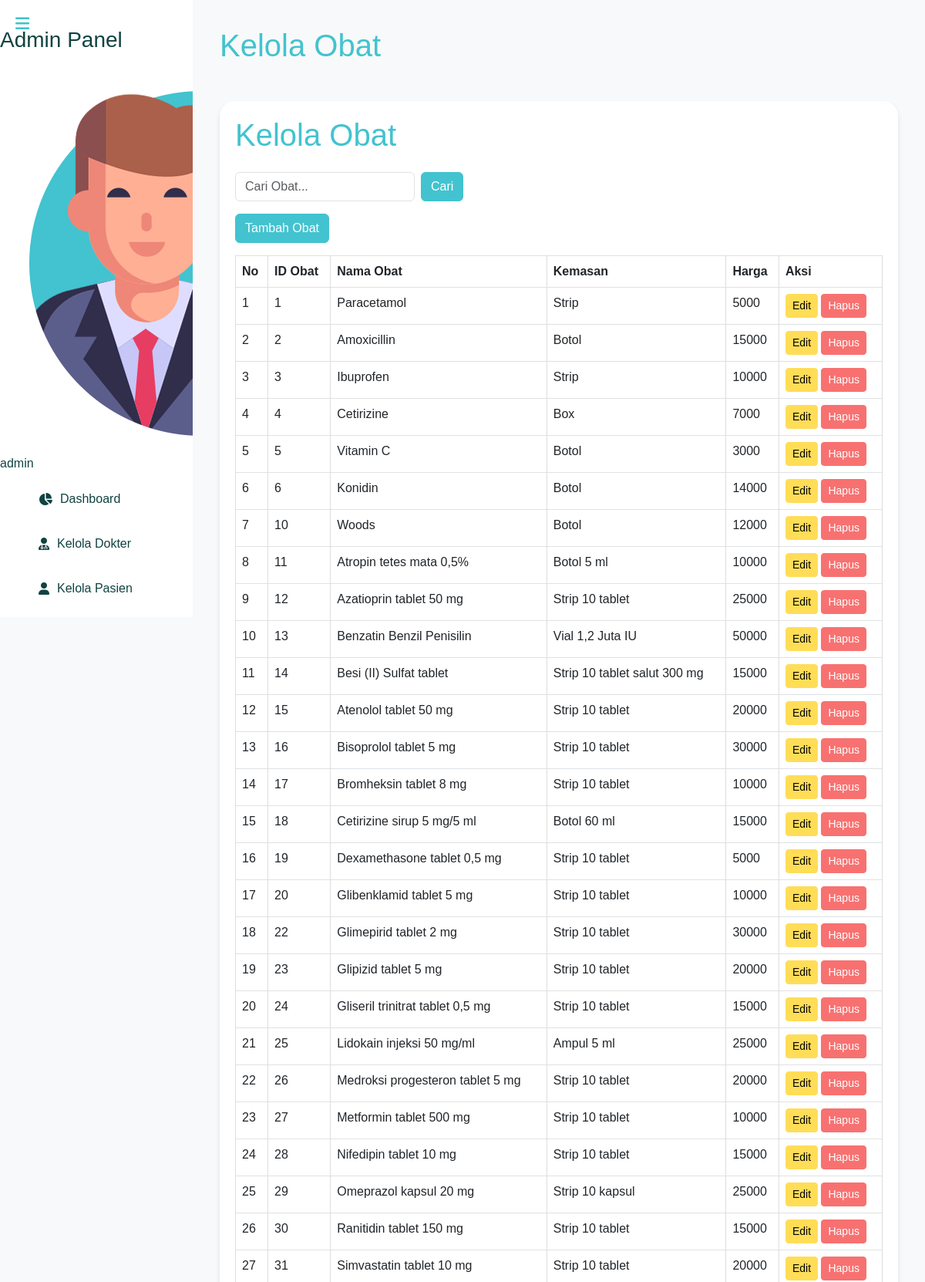
/admin/kelola_obat_lawas.php (signed in, upper part), run on the app's committed database.
### tables this page shows
CREATE TABLE `obat` (
  `id` int(11) NOT NULL,
  `nama_obat` varchar(50) NOT NULL,
  `kemasan` varchar(50) DEFAULT NULL,
  `harga` int(10) UNSIGNED DEFAULT 0
);

### admin/kelola_obat_lawas.php (the view, shortened to what this page needs)
<?php
include '../includes/db.php';
$search = isset($_GET['search']) ? $_GET['search'] : '';
$obatList = $conn->query("SELECT * FROM obat WHERE nama_obat LIKE '%$search%'");
$adminName = $_SESSION['username'];
?>
<!DOCTYPE html>
<html lang="en">
<head>
    <link href="https://cdn.jsdelivr.net/npm/bootstrap@5.3.0-alpha1/dist/css/bootstrap.min.css" rel="stylesheet">
    <link rel="stylesheet" href="https://cdnjs.cloudflare.com/ajax/libs/font-awesome/6.0.0/css/all.min.css">
    <link rel="stylesheet" href="../assets/css/admin/styles.css">
</head>
<body>
    <div class="sidebar" id="sidebar">
        <h3>Admin Panel</h3>
        <div class="profile">
        <img src="../assets/images/admin.png" alt="Avatar">
            <span><?= htmlspecialchars($adminName) ?></span>
        </div>
        <a href="dashboard.php"><i class="fas fa-chart-pie"></i> Dashboard</a>
        <a href="kelola_dokter.php"><i class="fas fa-user-md"></i> Kelola Dokter</a>
        <a href="kelola_pasien.php"><i class="fas fa-user"></i> Kelola Pasien</a>
        <a href="kelola_poli.php"><i class="fas fa-clinic-medical"></i> Kelola Poli</a>
    </div>
    <div class="content" id="content">
        <div class="header">
            <button class="toggle-btn" id="toggleSidebar">
                <i class="fas fa-bars"></i>
            </button>
            <h1>Kelola Obat</h1>
        </div>
                        <div class="container mt-5">
                    <h1 class="mb-4">Kelola Obat</h1>
                    <div class="d-flex justify-content-between align-items-center mb-3">
                        <form method="GET" class="d-flex">
                            <input type="text" name="search" class="form-control me-2" placeholder="Cari Obat..." value="<?= htmlspecialchars($search) ?>">
                            <button type="submit" class="btn btn-primary">Cari</button>
                        </form>
                    </div>
                    <button class="btn btn-primary mb-3" data-bs-toggle="modal" data-bs-target="#addObatModal">Tambah Obat</button>
                    <table class="table table-bordered">
                        <thead>
                            <tr>
                                <th>No</th>
                                <th>ID Obat</th>
                                <th>Nama Obat</th>
                                <th>Kemasan</th>
                                <th>Harga</th>
                                <th>Aksi</th>
                            </tr>
                        </thead>
                        <tbody>
                            <?php
                            $no = 1;
                            while ($row = $obatList->fetch_assoc()): ?>
                                <tr>
                                    <td><?= $no++ ?></td>
                                    <td><?= $row['id'] ?></td>
                                    <td><?= $row['nama_obat'] ?></td>
                                    <td><?= $row['kemasan'] ?></td>
                                    <td><?= $row['harga'] ?></td>
                                    <td>
                                        <button class="btn btn-warning btn-sm" data-bs-toggle="modal" data-bs-target="#editObatModal<?= $row['id'] ?>">Edit</button>
                                        <form method="POST" style="display:inline-block;">
                                            <button type="submit" name="delete" class="btn btn-danger btn-sm">Hapus</button>
                                        </form>
                                    </td>
                                </tr>
                            <?php endwhile; ?>
                        </tbody>
                    </table>
                </div>
</body>
</html>

### assets/css/admin/styles.css (style rules this page uses)
body { font-family: Arial, sans-serif; background-color: #f8f9fa; margin: 0; }
.sidebar { height: 100vh; width: 250px; background-color: #ffffff; color: #104342; position: fixed; padding-top: 35px; transition: all 0.3s ease-in-out; overflow-y: auto; z-index: 1000; }
.sidebar a { color: #104342; text-decoration: none; padding: 12px 30px; display: flex; align-items: center; gap: 10px; margin: 10px 20px; transition: all 0.3s ease-in-out; border-radius: 10px; }
.container { background-color: #fff; border-radius: 20px; box-shadow: 0 4px 6px rgba(0, 0, 0, 0.1); padding: 20px; }
h1 { color: #42c3cf; }
.btn-primary { background-color: #42c3cf; border-color: #42c3cf; }
.btn-danger { background-color: #f87171; border-color: #f87171; }
table thead { background-color: #42c3cf; color: #fff; }
table tbody tr:nth-child(even) { background-color: #f9fafa; }
.content { margin-left: 250px; padding: 35px; transition: all 0.3s ease-in-out; }
.toggle-btn { position: absolute; top: 10px; left: 10px; background-color: rgba(255, 255, 255, 0); color: #42c3cf; border: none; cursor: pointer; padding: 5px 10px; font-size: 1.3rem; z-index: 1100; border-radius: 5px; }
table { width: 100%; border-collapse: collapse; }
table, th, td { border: 1px solid #ddd; }
th, td { padding: 10px; }
th { background-color: #42c3cf; color: white; }
.content::after { content: "© Destio Wahyu. All Rights Reserved."; display: block; text-align: center; font-size: 14px; color: #666; margin-top: 20px; padding: 10px 0; border-top: 1px solid #eee; }

### data on the page
obat: id "1", nama_obat "Paracetamol", kemasan "Strip", harga "5000"
obat: id "2", nama_obat "Amoxicillin", kemasan "Botol", harga "15000"
obat: id "3", nama_obat "Ibuprofen", kemasan "Strip", harga "10000"
obat: id "4", nama_obat "Cetirizine", kemasan "Box", harga "7000"
obat: id "5", nama_obat "Vitamin C", kemasan "Botol", harga "3000"
obat: id "6", nama_obat "Konidin", kemasan "Botol", harga "14000"
obat: id "10", nama_obat "Woods", kemasan "Botol", harga "12000"
obat: id "11", nama_obat "Atropin tetes mata 0,5%", kemasan "Botol 5 ml", harga "10000"
obat: id "12", nama_obat "Azatioprin tablet 50 mg", kemasan "Strip 10 tablet", harga "25000"
obat: id "13", nama_obat "Benzatin Benzil Penisilin", kemasan "Vial 1,2 Juta IU", harga "50000"
obat: id "14", nama_obat "Besi (II) Sulfat tablet", kemasan "Strip 10 tablet salut 300 mg", harga "15000"
obat: id "15", nama_obat "Atenolol tablet 50 mg", kemasan "Strip 10 tablet", harga "20000"
obat: id "16", nama_obat "Bisoprolol tablet 5 mg", kemasan "Strip 10 tablet", harga "30000"
obat: id "17", nama_obat "Bromheksin tablet 8 mg", kemasan "Strip 10 tablet", harga "10000"
obat: id "18", nama_obat "Cetirizine sirup 5 mg/5 ml", kemasan "Botol 60 ml", harga "15000"
obat: id "19", nama_obat "Dexamethasone tablet 0,5 mg", kemasan "Strip 10 tablet", harga "5000"
obat: id "20", nama_obat "Glibenklamid tablet 5 mg", kemasan "Strip 10 tablet", harga "10000"
obat: id "22", nama_obat "Glimepirid tablet 2 mg", kemasan "Strip 10 tablet", harga "30000"
obat: id "23", nama_obat "Glipizid tablet 5 mg", kemasan "Strip 10 tablet", harga "20000"
obat: id "24", nama_obat "Gliseril trinitrat tablet 0,5 mg", kemasan "Strip 10 tablet", harga "15000"
obat: id "25", nama_obat "Lidokain injeksi 50 mg/ml", kemasan "Ampul 5 ml", harga "25000"
obat: id "26", nama_obat "Medroksi progesteron tablet 5 mg", kemasan "Strip 10 tablet", harga "20000"
obat: id "27", nama_obat "Metformin tablet 500 mg", kemasan "Strip 10 tablet", harga "10000"
obat: id "28", nama_obat "Nifedipin tablet 10 mg", kemasan "Strip 10 tablet", harga "15000"
obat: id "29", nama_obat "Omeprazol kapsul 20 mg", kemasan "Strip 10 kapsul", harga "25000"
obat: id "30", nama_obat "Ranitidin tablet 150 mg", kemasan "Strip 10 tablet", harga "15000"
obat: id "31", nama_obat "Simvastatin tablet 10 mg", kemasan "Strip 10 tablet", harga "20000"

### other printed values
$adminName "admin"
